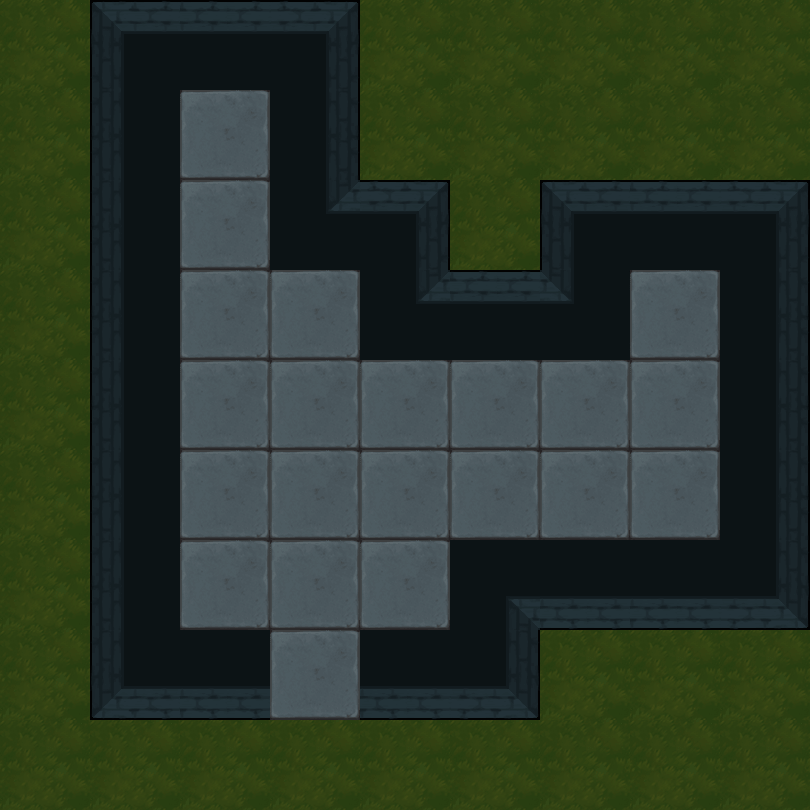

Below is a game level as drawn by its tile map, then a one-line description and the .tmx that defines it (tile-layer data replaced by summaries):
An orthogonal 9x9 tile map with 90x90 px tiles, 2 tile layers (地形, 障碍) and 22 objects (18x map, 2x spring, bed, door).

<map version="1.5" tiledversion="1.7.2" orientation="orthogonal" renderorder="right-down" width="9" height="9" tilewidth="90" tileheight="90" infinite="0" nextlayerid="4" nextobjectid="29">
 <tileset firstgid="1" name="1" tilewidth="90" tileheight="90" tilecount="100" columns="10">
  <image source="3.png" trans="ff00ff" width="900" height="900" />
 </tileset>
 <layer id="1" name="地形" width="9" height="9">
  <data>[81 cells, 81 non-empty, 2 distinct tile ids]</data>
 </layer>
 <layer id="2" name="障碍" width="9" height="9">
  <data>[81 cells, 29 non-empty, 13 distinct tile ids]</data>
 </layer>
 <objectgroup id="3" name="对象">
  <object id="2" name="bed" x="450" y="360" width="90" height="90" />
  <object id="4" name="map" x="270" y="450" width="90" height="90" />
  <object id="7" name="map" x="360" y="450" width="90" height="90" />
  <object id="8" name="map" x="540" y="450" width="90" height="90" />
  <object id="10" name="map" x="630" y="450" width="90" height="90" />
  <object id="11" name="map" x="630" y="360" width="90" height="90" />
  <object id="12" name="map" x="540" y="360" width="90" height="90" />
  <object id="14" name="map" x="360" y="360" width="90" height="90" />
  <object id="15" name="map" x="270" y="360" width="90" height="90" />
  <object id="16" name="map" x="180" y="450" width="90" height="90" />
  <object id="17" name="map" x="180" y="360" width="90" height="90" />
  <object id="18" name="map" x="180" y="270" width="90" height="90" />
  <object id="19" name="map" x="270" y="270" width="90" height="90" />
  <object id="20" name="map" x="180" y="180" width="90" height="90" />
  <object id="21" name="map" x="180" y="90" width="90" height="90" />
  <object id="22" name="map" x="450" y="450" width="90" height="90" />
  <object id="23" name="map" x="270" y="540" width="90" height="90">
   <properties>
    <property name="weapon" type="int" value="1" />
   </properties>
  </object>
  <object id="24" name="map" x="360" y="540" width="90" height="90">
   <properties>
    <property name="weapon" type="int" value="2" />
   </properties>
  </object>
  <object id="25" name="map" x="180" y="540" width="90" height="90">
   <properties>
    <property name="weapon" type="int" value="3" />
   </properties>
  </object>
  <object id="26" name="spring" x="450" y="180" width="90" height="90">
   <properties>
    <property name="direction" value="3" />
   </properties>
  </object>
  <object id="27" name="spring" x="630" y="270" width="90" height="90">
   <properties>
    <property name="direction" value="1" />
   </properties>
  </object>
  <object id="28" name="door" x="270" y="630" width="90" height="90">
   <properties>
    <property name="LorR" type="int" value="1" />
    <property name="motion" type="int" value="4" />
    <property name="rotate" type="int" value="0" />
   </properties>
  </object>
 </objectgroup>
</map>
